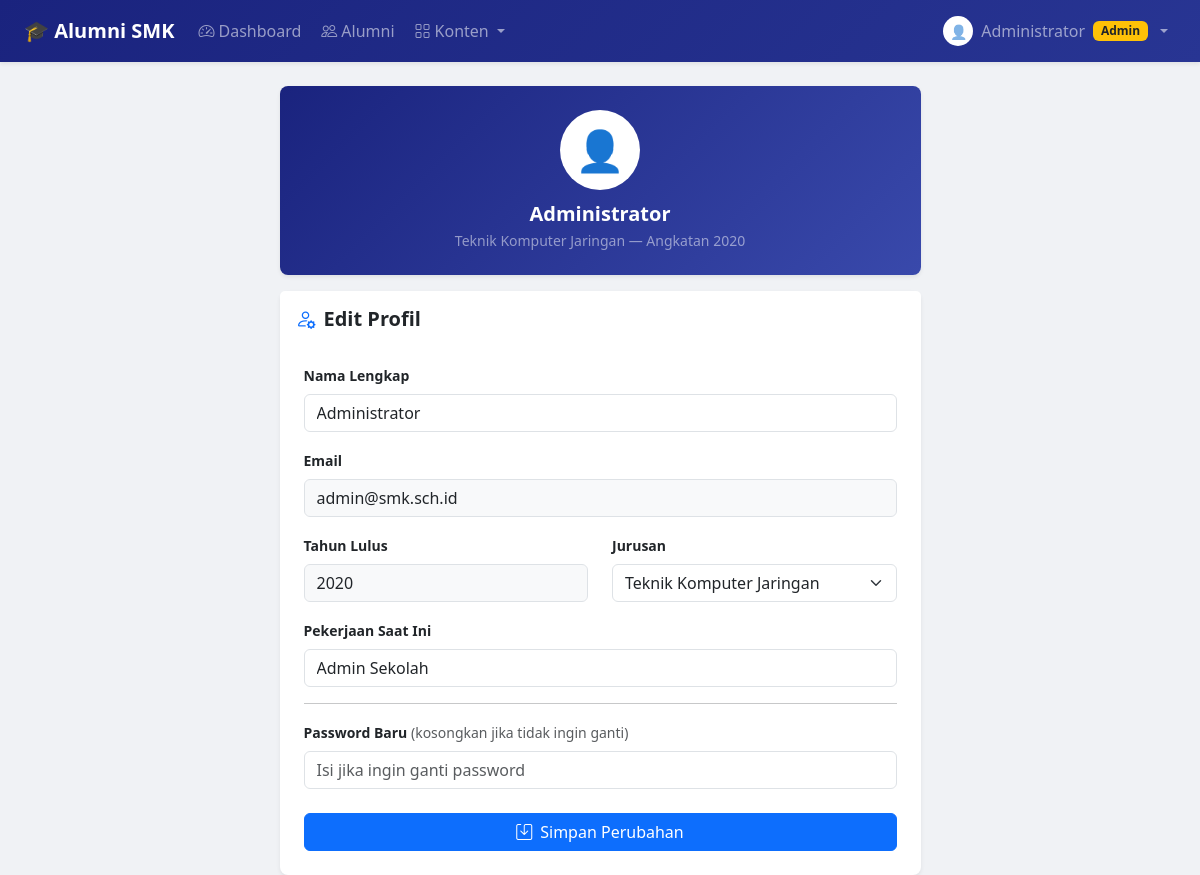
Screenshot of /alumni/profil.php (signed in) with the database file from the repository.
### tables this page shows
CREATE TABLE alumni (
    id_alumni   INT AUTO_INCREMENT PRIMARY KEY,
    nama        VARCHAR(100) NOT NULL,
    email       VARCHAR(100) NOT NULL UNIQUE,
    password    VARCHAR(255) NOT NULL,
    tahun_lulus YEAR NOT NULL,
    jurusan     VARCHAR(100) NOT NULL,
    pekerjaan   VARCHAR(100) DEFAULT '-',
    role        ENUM('admin','user') DEFAULT 'user',
    created_at  TIMESTAMP DEFAULT CURRENT_TIMESTAMP
);

### alumni/profil.php (the view, shortened to what this page needs)
<?php
require_once '../includes/koneksi.php';
$id = $_SESSION['id_alumni'];
$stmt = $koneksi->prepare("SELECT * FROM alumni WHERE id_alumni=?");
$stmt->bind_param("i", $id);
$stmt->execute();
$alumni = $stmt->get_result()->fetch_assoc();
$jurusan_list = ['Teknik Komputer Jaringan','Rekayasa Perangkat Lunak','Multimedia',
    'Akuntansi','Administrasi Perkantoran','Teknik Kendaraan Ringan','Teknik Instalasi Listrik'];
?>
<!DOCTYPE html>
<html lang="id">
<head>
    <link href="https://cdn.jsdelivr.net/npm/bootstrap@5.3.0/dist/css/bootstrap.min.css" rel="stylesheet">
    <link href="https://cdn.jsdelivr.net/npm/bootstrap-icons@1.10.5/font/bootstrap-icons.css" rel="stylesheet">
</head>
<body>
<?php require_once '../includes/navbar.php'; ?>
<div class="container mt-4">
    <div class="row justify-content-center">
        <div class="col-md-7">
            <div class="card border-0 shadow-sm rounded-3 mb-3 text-center p-4"
                style="background:linear-gradient(135deg,#1a237e,#3949ab)">
                <div style="width:80px;height:80px;background:white;border-radius:50%;
                    margin:0 auto 12px;display:flex;align-items:center;justify-content:center;font-size:40px">
                    👤
                </div>
                <h5 class="text-white fw-bold mb-1"><?= htmlspecialchars($alumni['nama']) ?></h5>
                <p class="text-white-50 small mb-0">
                    <?= htmlspecialchars($alumni['jurusan']) ?> — Angkatan <?= $alumni['tahun_lulus'] ?>
                </p>
            </div>
            <div class="card border-0 shadow-sm rounded-3">
                <div class="card-header bg-white border-0 pt-3">
                    <h5 class="fw-bold mb-0"><i class="bi bi-person-gear text-primary me-2"></i>Edit Profil</h5>
                </div>
                <div class="card-body p-4">
                    <form method="POST">
                        <div class="mb-3">
                            <label class="form-label fw-semibold small">Nama Lengkap</label>
                            <input type="text" name="nama" class="form-control"
                                value="<?= htmlspecialchars($alumni['nama']) ?>" required>
                        </div>
                        <div class="mb-3">
                            <label class="form-label fw-semibold small">Email</label>
                            <input type="email" class="form-control bg-light"
                                value="<?= htmlspecialchars($alumni['email']) ?>" disabled>
                        </div>
                        <div class="row">
                            <div class="col-md-6 mb-3">
                                <label class="form-label fw-semibold small">Tahun Lulus</label>
                                <input type="text" class="form-control bg-light"
                                    value="<?= $alumni['tahun_lulus'] ?>" disabled>
                            </div>
                            <div class="col-md-6 mb-3">
                                <label class="form-label fw-semibold small">Jurusan</label>
                                <select name="jurusan" class="form-select">
                                    <?php foreach ($jurusan_list as $j): ?>
                                    <option value="<?= $j ?>" <?= $alumni['jurusan']===$j?'selected':'' ?>><?= $j ?></option>
                                    <?php endforeach; ?>
                                </select>
                            </div>
                        </div>
                        <div class="mb-3">
                            <label class="form-label fw-semibold small">Pekerjaan Saat Ini</label>
                            <input type="text" name="pekerjaan" class="form-control"
                                placeholder="Contoh: Web Developer di PT ABC"
                                value="<?= htmlspecialchars($alumni['pekerjaan']) ?>">
                        </div>
                        <hr>
                        <div class="mb-4">
                            <label class="form-label fw-semibold small">
                                Password Baru <span class="text-muted fw-normal">(kosongkan jika tidak ingin ganti)</span>
                            </label>
                            <input type="password" name="password_baru" class="form-control"
                                placeholder="Isi jika ingin ganti password">
                        </div>
                        <button type="submit" class="btn btn-primary w-100">
                            <i class="bi bi-save me-2"></i>Simpan Perubahan
                        </button>
                    </form>
                </div>
            </div>
        </div>
    </div>
</div>
</body>
</html>

### alumni/profil.php (style rules this page uses)
body { background: #f0f2f5; }

### rows the page displays
alumni: nama "Administrator", jurusan "Teknik Komputer Jaringan", tahun_lulus "2020", email "admin@smk.sch.id", pekerjaan "Admin Sekolah"

### other values shown
$_SESSION['nama'] "Administrator"
